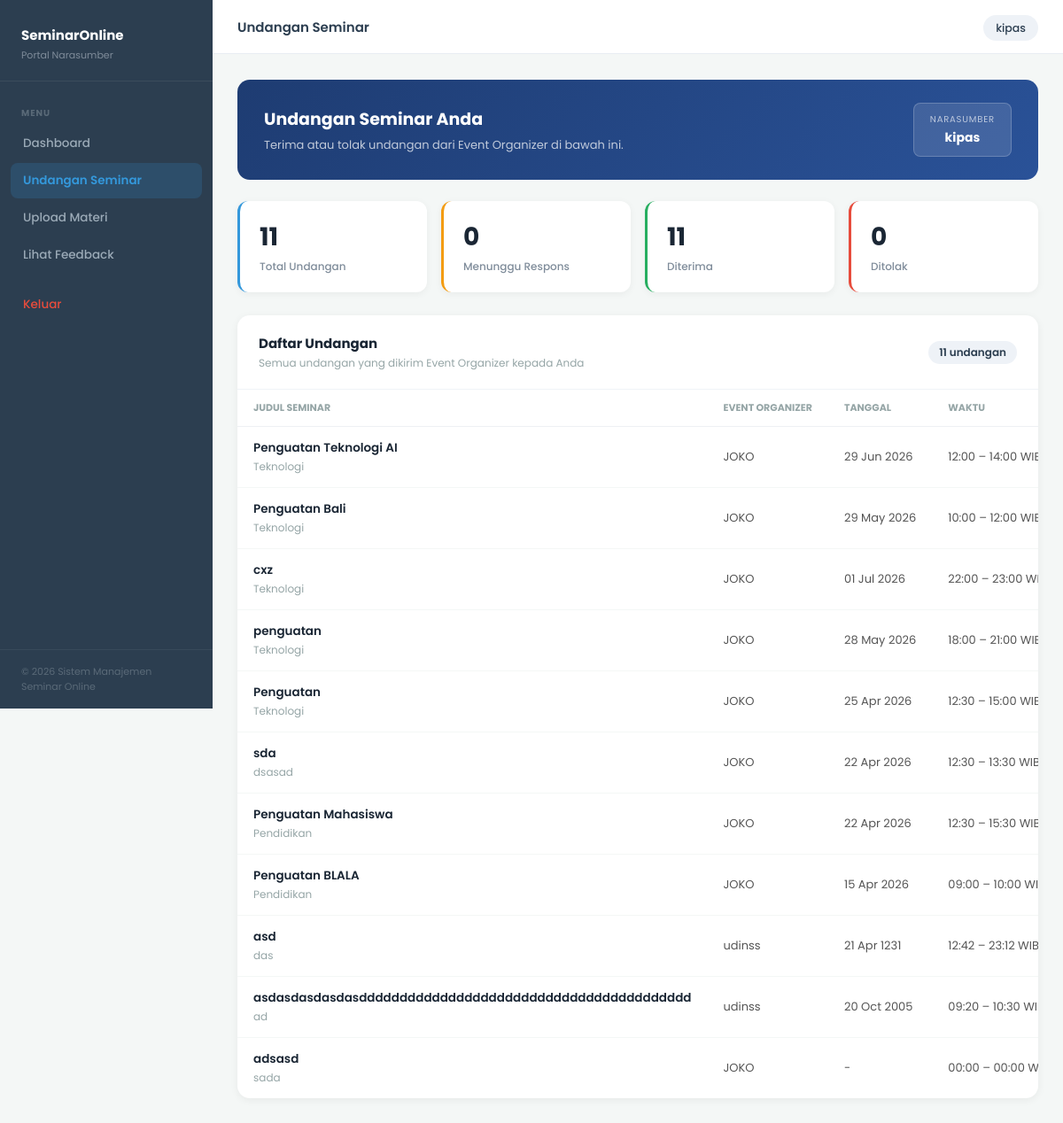
The page /undangan_seminar.php (signed in) on the database its author committed.
### tables this page shows
CREATE TABLE `seminar` (
  `seminar_id` int(11) NOT NULL,
  `kontrak_id` int(11) DEFAULT NULL,
  `eo_id` int(11) NOT NULL,
  `narasumber_id` int(11) NOT NULL,
  `judul_seminar` varchar(200) NOT NULL,
  `deskripsi` text DEFAULT NULL,
  `kategori` varchar(100) DEFAULT NULL,
  `kuota` int(11) DEFAULT NULL,
  `biaya` decimal(10,2) DEFAULT NULL,
  `metode` enum('online','offline') DEFAULT 'online',
  `jam_mulai` time NOT NULL,
  `jam_selesai` time NOT NULL,
  `platform` varchar(200) NOT NULL,
  `gambar` mediumblob NOT NULL,
  `link_meeting` varchar(255) DEFAULT NULL,
  `status` enum('draft','aktif','selesai') DEFAULT 'draft',
  `undangan_status` enum('menunggu','diterima','ditolak') NOT NULL DEFAULT 'menunggu',
  `alasan_tolak` text DEFAULT NULL,
  `created_at` timestamp NOT NULL DEFAULT current_timestamp(),
  `tanggal` varchar(20) NOT NULL
);

CREATE TABLE `users` (
  `id` int(11) NOT NULL,
  `nama` varchar(100) NOT NULL,
  `email` varchar(100) NOT NULL,
  `password` varchar(255) NOT NULL,
  `role` enum('admin','eo','klien','narasumber','peserta') NOT NULL,
  `no_hp` varchar(20) NOT NULL,
  `foto_profil` varchar(255) NOT NULL,
  `created_at` timestamp NOT NULL DEFAULT current_timestamp()
);

### undangan_seminar.php (the view, shortened to what this page needs)
<?php
include "config.php";
$narasumber_id = $_SESSION['id'];
$undangan = mysqli_query($conn, "
    SELECT s.*, u.nama AS nama_eo
    FROM seminar s
    JOIN users u ON s.eo_id = u.id
    WHERE s.narasumber_id = $narasumber_id
    ORDER BY s.seminar_id DESC
");
$rows = [];
while ($r = mysqli_fetch_assoc($undangan)) {
    $rows[] = $r;
}
$total = count($rows);
$menunggu = count(array_filter($rows, fn($r) => $r['undangan_status'] === 'menunggu'));
$diterima = count(array_filter($rows, fn($r) => $r['undangan_status'] === 'diterima'));
$ditolak = count(array_filter($rows, fn($r) => $r['undangan_status'] === 'ditolak'));
$nama_narasumber = htmlspecialchars($_SESSION['nama'] ?? 'Narasumber');
?>
<!DOCTYPE html>
<html lang="id">
<head>
</head>
<body>
    <nav class="sidebar" id="sidebar">
        <div class="sidebar-brand">
            <h3>SeminarOnline</h3>
            <p>Portal Narasumber</p>
        </div>
        <div class="sidebar-nav">
            <span class="nav-label">Menu</span>
            <a href="dashboardnarasumber.php">Dashboard</a>
            <a href="undangan_seminar.php" class="active">Undangan Seminar</a>
            <a href="upload_materi.php">Upload Materi</a>
            <a href="narasumber_feedback.php">Lihat Feedback</a>
            <a href="logout.php" class="logout">Keluar</a>
        </div>
        <div class="sidebar-footer">&copy; 2026 Sistem Manajemen Seminar Online</div>
    </nav>
    <div class="topbar" id="topbar">
        <div class="topbar-left">
            <span class="topbar-title">Undangan Seminar</span>
        </div>
        <div>
            <span class="user-chip"><?= $nama_narasumber ?></span>
        </div>
    </div>
    <div class="main" id="main">
        <div class="content">
            <div class="welcome-banner">
                <div class="wb-text">
                    <h2>Undangan Seminar Anda</h2>
                    <p>Terima atau tolak undangan dari Event Organizer di bawah ini.</p>
                </div>
                <div class="wb-badge">
                    <div class="wb-role">Narasumber</div>
                    <div class="wb-name"><?= $nama_narasumber ?></div>
                </div>
            </div>
            <div class="stats-row">
                <div class="stat-card">
                    <div class="stat-num"><?= $total ?></div>
                    <div class="stat-label">Total Undangan</div>
                </div>
                <div class="stat-card kuning">
                    <div class="stat-num"><?= $menunggu ?></div>
                    <div class="stat-label">Menunggu Respons</div>
                </div>
                <div class="stat-card hijau">
                    <div class="stat-num"><?= $diterima ?></div>
                    <div class="stat-label">Diterima</div>
                </div>
                <div class="stat-card merah">
                    <div class="stat-num"><?= $ditolak ?></div>
                    <div class="stat-label">Ditolak</div>
                </div>
            </div>
            <div class="section-card">
                <div class="section-header">
                    <div>
                        <h3>Daftar Undangan</h3>
                        <p>Semua undangan yang dikirim Event Organizer kepada Anda</p>
                    </div>
                    <span class="section-count"><?= $total ?> undangan</span>
                </div>
                <div class="table-wrapper">
                    <table>
                        <thead>
                            <tr>
                                <th>Judul Seminar</th>
                                <th>Event Organizer</th>
                                <th>Tanggal</th>
                                <th>Waktu</th>
                            </tr>
                        </thead>
                        <tbody>
                            <?php if (count($rows) === 0): ?>
                                <tr class="empty-row">
                                    <td colspan="7">Belum ada undangan seminar untuk Anda.</td>
                                </tr>
                            <?php else: ?>
                                <?php foreach ($rows as $r):
                                    $tgl = $r['tanggal'] ? date('d M Y', strtotime($r['tanggal'])) : '-';
                                    $waktu = '-';
                                    if ($r['jam_mulai'] && $r['jam_selesai']) {
                                        $waktu = date('H:i', strtotime($r['jam_mulai'])) . ' – ' . date('H:i', strtotime($r['jam_selesai'])) . ' WIB';
                                    }
                                    ?>
                                    <tr>
                                        <td>
                                            <div class="td-title"><?= htmlspecialchars($r['judul_seminar']) ?></div>
                                            <?php if ($r['kategori']): ?>
                                                <div class="td-meta"><?= htmlspecialchars($r['kategori']) ?></div>
                                            <?php endif; ?>
                                        </td>
                                        <td class="td-date"><?= htmlspecialchars($r['nama_eo']) ?></td>
                                        <td class="td-date"><?= $tgl ?></td>
                                        <td class="td-date"><?= $waktu ?></td>
                                    </tr>
                                <?php endforeach; ?>
                            <?php endif; ?>
                        </tbody>
                    </table>
                </div>
            </div>
        </div>
    </div>
</body>
</html>

### undangan_seminar.php (style rules this page uses)
* { margin: 0; padding: 0; box-sizing: border-box; }
body { font-family: 'Poppins', sans-serif; background: #f4f7f6; color: #333; min-height: 100vh; }
.sidebar { position: fixed; left: 0; top: 0; width: 240px; height: 100vh; background: #2c3e50; display: flex; flex-direction: column; z-index: 100; transition: transform 0.3s ease; }
.sidebar-brand { padding: 28px 24px 20px; border-bottom: 1px solid rgba(255, 255, 255, 0.07); }
.sidebar-brand h3 { color: #fff; font-size: 15px; font-weight: 700; }
.sidebar-brand p { color: #7f8c9a; font-size: 11px; margin-top: 3px; }
.sidebar-nav { flex: 1; padding: 16px 12px; overflow-y: auto; }
.nav-label { color: #5a6a78; font-size: 10px; font-weight: 700; letter-spacing: 1px; text-transform: uppercase; padding: 0 12px; margin: 12px 0 6px; display: block; }
.sidebar-nav a { display: flex; align-items: center; color: #9baab7; text-decoration: none; padding: 10px 14px; border-radius: 8px; font-size: 13.5px; font-weight: 500; margin-bottom: 2px; transition: all 0.2s; }
.sidebar-nav a.active { background: rgba(52, 152, 219, 0.18); color: #3498db; font-weight: 600; }
.sidebar-nav a.logout { color: #e74c3c; margin-top: 4px; }
.sidebar-footer { padding: 16px 24px; border-top: 1px solid rgba(255, 255, 255, 0.06); font-size: 11px; color: #5a6a78; }
.topbar { position: fixed; top: 0; left: 240px; right: 0; height: 60px; background: #fff; display: flex; align-items: center; justify-content: space-between; padding: 0 28px; box-shadow: 0 1px 0 #e8edf2; z-index: 90; transition: left 0.3s; }
.topbar-left { display: flex; align-items: center; gap: 14px; }
.topbar-title { font-size: 15px; font-weight: 600; color: #2c3e50; }
.user-chip { background: #eef2f7; border-radius: 20px; padding: 6px 14px; font-size: 12.5px; color: #2c3e50; font-weight: 500; }
.main { margin-left: 240px; padding-top: 60px; min-height: 100vh; transition: margin-left 0.3s; }
.content { padding: 30px 28px; }
.welcome-banner { background: linear-gradient(135deg, #1e3c72 0%, #2a5298 100%); border-radius: 14px; padding: 26px 30px; color: #fff; margin-bottom: 24px; display: flex; align-items: center; justify-content: space-between; gap: 20px; }
.wb-text h2 { font-size: 19px; font-weight: 700; margin-bottom: 5px; }
.wb-text p { font-size: 13px; color: rgba(255, 255, 255, 0.72); }
.wb-badge { background: rgba(255, 255, 255, 0.12); border: 1px solid rgba(255, 255, 255, 0.2); border-radius: 8px; padding: 10px 18px; text-align: center; flex-shrink: 0; }
.wb-role { font-size: 10px; letter-spacing: 0.8px; text-transform: uppercase; color: rgba(255, 255, 255, 0.65); }
.wb-name { font-size: 14px; font-weight: 700; margin-top: 2px; }
.stats-row { display: grid; grid-template-columns: repeat(4, 1fr); gap: 16px; margin-bottom: 26px; }
.stat-card { background: #fff; border-radius: 12px; padding: 20px 22px; border-left: 3px solid #3498db; box-shadow: 0 2px 8px rgba(0, 0, 0, 0.05); }
.stat-card.kuning { border-left-color: #f39c12; }
.stat-card.hijau { border-left-color: #27ae60; }
.stat-card.merah { border-left-color: #e74c3c; }
.stat-num { font-size: 28px; font-weight: 700; color: #1a2634; }
.stat-label { font-size: 12px; color: #7f8c9a; margin-top: 3px; font-weight: 500; }
.section-card { background: #fff; border-radius: 14px; box-shadow: 0 2px 10px rgba(0, 0, 0, 0.06); overflow: hidden; }
.section-header { display: flex; align-items: center; justify-content: space-between; padding: 20px 24px; border-bottom: 1px solid #f0f3f7; }
.section-header h3 { font-size: 15px; font-weight: 700; color: #1a2634; }
.section-header p { font-size: 12px; color: #95a5a6; margin-top: 2px; }
.section-count { background: #eef2f7; border-radius: 20px; padding: 4px 12px; font-size: 12px; color: #2c3e50; font-weight: 600; }
.table-wrapper { overflow-x: auto; }
table { width: 100%; border-collapse: collapse; min-width: 700px; }
th { padding: 12px 18px; font-size: 11px; font-weight: 700; color: #95a5a6; text-transform: uppercase; border-bottom: 1px solid #eef0f4; white-space: nowrap; text-align: left; }
td { padding: 14px 18px; font-size: 13.5px; color: #2c3e50; border-bottom: 1px solid #f4f7f6; vertical-align: middle; }
tbody tr:last-child td { border-bottom: none; }
tbody tr { transition: background 0.15s; }
.td-title { font-weight: 600; color: #1a2634; }
.td-meta { font-size: 12px; color: #95a5a6; margin-top: 2px; }
.td-date { font-size: 13px; color: #555; white-space: nowrap; }

### rows shown on the page
seminar: judul_seminar "Penguatan Teknologi AI", kategori "Teknologi", users.nama "JOKO", tanggal "29 Jun 2026", waktu "12:00 – 14:00…"
seminar: judul_seminar "Penguatan Bali", kategori "Teknologi", users.nama "JOKO", tanggal "29 May 2026", waktu "10:00 – 12:00…"
seminar: judul_seminar "cxz", kategori "Teknologi", users.nama "JOKO", tanggal "01 Jul 2026", waktu "22:00 – 23:00…"
seminar: judul_seminar "penguatan", kategori "Teknologi", users.nama "JOKO", tanggal "28 May 2026", waktu "18:00 – 21:00…"
seminar: judul_seminar "Penguatan", kategori "Teknologi", users.nama "JOKO", tanggal "25 Apr 2026", waktu "12:30 – 15:00…"
seminar: judul_seminar "sda", kategori "dsasad", users.nama "JOKO", tanggal "22 Apr 2026", waktu "12:30 – 13:30…"
seminar: judul_seminar "Penguatan Mahasiswa", kategori "Pendidikan", users.nama "JOKO", tanggal "22 Apr 2026", waktu "12:30 – 15:30…"
seminar: judul_seminar "Penguatan BLALA", kategori "Pendidikan", users.nama "JOKO", tanggal "15 Apr 2026", waktu "09:00 – 10:00…"
seminar: judul_seminar "asd", kategori "das", users.nama "udinss", tanggal "21 Apr 1231", waktu "12:42 – 23:12 WIB"
seminar: judul_seminar "asdasdasdasdasddddddddddddddddddddddddddddddddddddddddd", kategori "ad", users.nama "udinss", tanggal "20 Oct 2005", waktu "09:20 – 10:30…"
seminar: judul_seminar "adsasd", kategori "sada", users.nama "JOKO", tanggal "-", waktu "00:00 – 00:00…"

### other values the page prints
$nama_narasumber "kipas"
$total "11"
$menunggu "0"
$diterima "11"
$ditolak "0"
